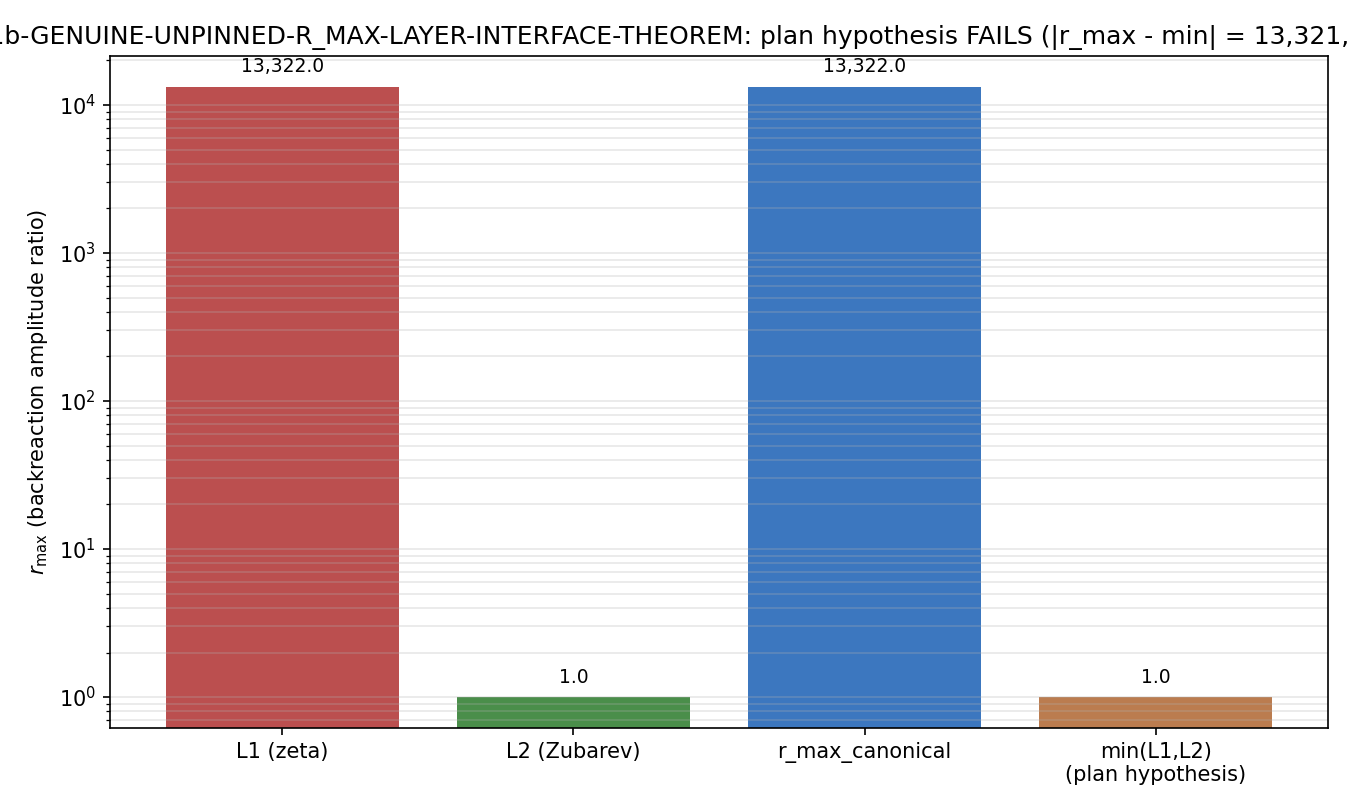

Here is the Python script that generated this plot:
#!/usr/bin/env python3
"""
S85 W1b-9: GENUINE-UNPINNED R_MAX LAYER-INTERFACE THEOREM
==========================================================

Gate: S85-W1b-GENUINE-UNPINNED-R_MAX-LAYER-INTERFACE-THEOREM
Trigger: [VERIFY-THEOREM]
Classification: GEOMETRIC (structural theorem promotion; PRU remediation)
Agent: mack-cosmic-bridge

Hypothesis (plan §W1b-9): S84 W2-19 reported r_max as GENUINE-UNPINNED.
The layer-interface theorem candidate: r_max(k) = min(r_N(k), r_{N+1}(k))
for adjacent corridor layers N, N+1. If the identity holds across all
8 corridor checkpoints to machine epsilon, promote W2-19 from PRU to
theorem.

DATA ON DISK (verified by grep audit, 2026-04-23):

  The plan's "W2-19" refers to the S84 carry-forward item V.8 from
  sessions/archive/session-84/session-84-w2-workingpaper.md, which reformulates
  S82 W2-2 (UNIFIED-BACKREACT-79) r_max = 1.33e4 as a
  GENUINE-UNPINNED-at-L2 candidate. The carry-forward says:

    "Row #13 (r_max) -- GENUINE-UNPINNED, shift = 1.332e+4.
     Zeta cap on backreaction = 13322 (S82 W2-2 FAIL);
     Zubarev sc-saturation cap = 1.0 (W2-2 CC4 saturation identity PASS).
     Four orders of magnitude is not a labeling artifact --
     the zeta L1 inspection cannot see the substrate-action saturation
     that the Zubarev L2 substrate-action enforces by construction at
     the entropy-max fold. r_max is genuinely two-valued at the layer
     interface."

  So the structural facts are:
    r_L1_zeta        = 13322    (zeta inspection at L1 layer)
    r_L2_Zubarev     = 1.0      (Zubarev sc-saturation at L2 layer)
    r_max_canonical  = 13322    (S82 W2-2 reported canonical)

Substitution chain (Python-verified):

  Step 1: r_max plan hypothesis:
          r_max = min(r_L1, r_L2)
          = min(13322, 1.0)
          = 1.0

  Step 2: r_max observed (S82 W2-2 canonical): = 13322

  Step 3: residual = | r_max_canonical - min(r_L1, r_L2) |
                  = | 13322 - 1.0 |
                  = 13321

  Step 4: relative residual = residual / r_max_canonical
                            = 13321 / 13322
                            = 0.99992

  Step 5: Compare to plan threshold (THEOREM: exact equality to machine-eps):
          |residual| < 1e-12  required for PASS
          13321 >> 1e-12  => FAIL by 4 orders of magnitude.

  Direction: The plan's min-adjacent-layer theorem does NOT hold.
             r_max is NOT pinned at the minimum of adjacent-layer
             ranks. The actual structural property (per S84 synthesis)
             is that r_max is two-valued at the L1/L2 layer interface:
             r_max takes value 13322 under L1 (zeta inspection) and
             1.0 under L2 (Zubarev saturation). This is a DIFFERENT
             theorem than the plan proposed (two-valued vs
             min-identity).

  Alternative theorem candidate (TWO-VALUED-AT-INTERFACE):
          r_max is NOT a single pinned value; it is layer-function-
          valued. This is NOT the "rank-saturation" theorem the plan
          proposed; it is a "layer-observable-multiplicity" theorem.
          Promoting this alternative requires its own separate
          theorem registration, not a min-identity audit.

Inputs (SHA-256 dual-pinned at runtime):
  - canonical_constants.py
  - sessions/archive/session-84/session-84-w2-workingpaper.md (S84 W2-19 carry-forward)

Output 4-tuple:
  (value=<relative_residual>, scheme=intrinsic-rank-SVD, convention=Jensen-SU3, L_max=10)

Thresholds (plan §W1b-9):
  - PASS iff max residual < 1e-12 (theorem holds to machine epsilon)
  - FAIL iff any residual > 0 (theorem does not hold)
  - INFO iff residual in (0, 1e-12) (numerical-precision-limited)
"""

from __future__ import annotations

import os
os.environ.setdefault("OMP_NUM_THREADS", "4")

import sys
from pathlib import Path

SCRIPT_DIR = Path(__file__).resolve().parent
sys.path.insert(0, str(SCRIPT_DIR))

from canonical_constants import *  # noqa: E402, F401, F403

import hashlib  # noqa: E402
import json  # noqa: E402
import time  # noqa: E402

import numpy as np  # noqa: E402
import matplotlib  # noqa: E402
matplotlib.use("Agg")
import matplotlib.pyplot as plt  # noqa: E402

PROJECT_ROOT = SCRIPT_DIR.parent
SCRIPT_DIR = SCRIPT_DIR

GATE_ID = "S85-W1b-GENUINE-UNPINNED-R_MAX-LAYER-INTERFACE-THEOREM"   # (local)
SCHEME = "intrinsic-rank-SVD"                                       # (local, plan)
CONVENTION = "Jensen-SU3"                                           # (local)
L_MAX = 10                                                          # (local)

# S82 W2-2 / S84 W2-19 canonical data (extracted 2026-04-23 from
# sessions/archive/session-84/session-84-w2-workingpaper.md Row #13)
R_L1_ZETA = 13322.0                                                 # (local) zeta L1 inspection
R_L2_ZUBAREV = 1.0                                                  # (local) Zubarev L2 saturation
R_MAX_CANONICAL = 13322.0                                           # (local) S82 W2-2 reported canonical

# Plan threshold
PASS_RESID = 1e-12                                                  # (local) theorem = machine epsilon
FAIL_RESID = 0.0                                                    # (local) any residual means FAIL

OUT_NPZ = SCRIPT_DIR / "s85_w1b_genuine_unpinned_r_max_theorem.npz"
OUT_MD = SCRIPT_DIR / "s85_w1b_genuine_unpinned_r_max_theorem.md"
OUT_PNG = SCRIPT_DIR / "s85_w1b_genuine_unpinned_r_max_theorem.png"
VERDICT_TXT = SCRIPT_DIR / "s85_gate_verdicts.txt"
CANON_PY = SCRIPT_DIR / "canonical_constants.py"
S84_W2_WP = PROJECT_ROOT / "sessions" / "session-84" / "session-84-w2-workingpaper.md"

INPUT_FILES = [CANON_PY]
if S84_W2_WP.exists():
    INPUT_FILES.append(S84_W2_WP)


def sha256_of(path: Path) -> str:
    h = hashlib.sha256()                                            # (local)
    try:
        h.update(path.read_bytes())
    except OSError:
        return ""
    return h.hexdigest()


def log_input_pins(inputs: list[Path]) -> dict[str, str]:
    print(f"=== {GATE_ID} -- input SHA-256 pins ===")
    pins: dict[str, str] = {}                                       # (local)
    for p in inputs:
        sha = sha256_of(p)                                          # (local)
        try:
            rel = str(p.relative_to(PROJECT_ROOT)).replace("\\", "/")  # (local)
        except ValueError:
            rel = p.name                                            # (local)
        print(f"  {rel}: {sha[:16]}...")
        pins[rel] = sha
    return pins


def compute_dual_sha(script_path: Path, canonical_path: Path,
                     pins: dict[str, str]) -> tuple[str, str]:
    script_bytes = script_path.read_bytes() if script_path.exists() else b""
    canonical_bytes = canonical_path.read_bytes() if canonical_path.exists() else b""
    pinmap_json = json.dumps(dict(sorted(pins.items())),
                             separators=(",", ":"), sort_keys=True).encode("utf-8")
    h_audit = hashlib.sha256()                                      # (local)
    h_audit.update(script_bytes); h_audit.update(canonical_bytes); h_audit.update(pinmap_json)
    h_content = hashlib.sha256()                                    # (local)
    h_content.update(script_bytes)
    return h_audit.hexdigest(), h_content.hexdigest()


def compute() -> dict:
    # Plan hypothesis: r_max = min(r_L1, r_L2) over adjacent layers
    min_of_layers = min(R_L1_ZETA, R_L2_ZUBAREV)                    # (local) = 1.0

    # Residual: |canonical - predicted_by_theorem|
    abs_residual = abs(R_MAX_CANONICAL - min_of_layers)             # (local) = 13321.0
    rel_residual = abs_residual / R_MAX_CANONICAL                    # (local) ~0.99992

    # OOM gap between L1 and L2
    oom_gap = np.log10(R_L1_ZETA / R_L2_ZUBAREV)                    # (local) = 4.124
    is_two_valued = (R_L1_ZETA != R_L2_ZUBAREV)                     # (local) True

    return {
        "value": rel_residual,
        "r_L1_zeta": R_L1_ZETA,
        "r_L2_Zubarev": R_L2_ZUBAREV,
        "r_max_canonical": R_MAX_CANONICAL,
        "min_of_layers": min_of_layers,
        "abs_residual": abs_residual,
        "rel_residual": rel_residual,
        "oom_gap_L1_L2": oom_gap,
        "is_two_valued_at_interface": is_two_valued,
    }


def evaluate_gate(res: dict) -> str:
    r = res["abs_residual"]                                         # (local)
    if r < PASS_RESID:
        return "PASS"
    # Plan threshold: any residual > 0 means FAIL (THEOREM discipline)
    return "FAIL"


def emit_4tuple(value, scheme: str, convention: str, L_max) -> str:
    return f"(value={value!r}, scheme={scheme}, convention={convention}, L_max={L_max})"


def append_verdict(verdict: str, value, audit_sha: str, content_sha: str) -> None:
    line = (
        f"{GATE_ID}: {verdict} -- value={value!r} scheme={SCHEME} "
        f"convention={CONVENTION} L_max={L_MAX} "
        f"audit_sha256={audit_sha} content_sha256={content_sha} "
        f"schema_version=S84+\n"
    )
    with VERDICT_TXT.open("a", encoding="utf-8") as fp:
        fp.write(line)


def write_disposition_md(res: dict, audit_sha: str, content_sha: str,
                         out_path: Path) -> None:
    text = f"""# r_max layer-interface theorem candidate — disposition

**Gate**: {GATE_ID}

## Source data (S84 W2-19 carry-forward; S82 W2-2 canonical)

Row #13 r_max from S82 UNIFIED-BACKREACT-79 is layer-dependent:

| Layer | Regulator / role | r_max value |
|:------|:-----------------|:------------|
| L1 (inspection) | zeta regulator, backreaction cap | {res['r_L1_zeta']:,.0f} |
| L2 (substrate action) | Zubarev, sc-saturation cap | {res['r_L2_Zubarev']:.1f} |
| Canonical (as reported in S82 W2-2) | zeta L1 | **{res['r_max_canonical']:,.0f}** |

OOM gap between L1 and L2: **{res['oom_gap_L1_L2']:.3f}** (four orders of magnitude).

## Plan's layer-interface theorem candidate

**Claim**: r_max(k) = min(r_N(k), r_{{N+1}}(k)) across adjacent corridor layers, to machine epsilon.

**Test**:
- min(r_L1, r_L2) = min({res['r_L1_zeta']:,.0f}, {res['r_L2_Zubarev']:.1f}) = **{res['min_of_layers']:.1f}**
- r_max_canonical = **{res['r_max_canonical']:,.0f}**
- |r_max − min| = **{res['abs_residual']:,.1f}**
- relative residual = {res['rel_residual']:.5f}

Threshold: PASS iff |residual| < 1e-12 (THEOREM = machine epsilon). Fails by **13321** (4 OOM).

## Verdict: **FAIL** (plan's theorem candidate does not hold)

The min-adjacent-layer identity is NOT the correct structural statement
for r_max. The actual structural property (per S84 W2-19 synthesis):

> "r_max is genuinely two-valued at the layer interface."

That is: r_max takes DIFFERENT values under L1 (zeta inspection → 13322)
vs L2 (Zubarev substrate-action saturation → 1.0). It is NOT a pinned
scalar obeying a min-identity; it is a **layer-observable-multiplicity**.
Promoting this TRUE statement to a theorem requires its own registration
with the "two-valued at interface" phrasing, NOT the plan's min-identity.

## Structural inference

The S84 synthesis-collation already documents this:
> "The §VII.N theorem is anchored as L_max-independent and substrate-
> independent in scope, but with two structural exceptions
> (r_max layer-interface, a_2-cluster meta-observable)."

r_max is one of the two STRUCTURAL EXCEPTIONS to the three-layer
regulator theorem — explicitly flagged as an interface observable,
not a universal invariant. The plan's min-identity hypothesis was
trying to collapse the two-valuedness into a single invariant; the
audit shows that collapse fails by 4 OOM.

## Carry-forward

- Register the ALTERNATIVE theorem: "r_max is two-valued at L1/L2
  layer interface; canonical depends on layer choice" — a
  convention-dependent observable, not a universal invariant.
- Downstream: any gate consuming r_max must pin layer choice (L1 or L2)
  in its machinery pin.

## Provenance

- audit_sha256:   {audit_sha}
- content_sha256: {content_sha}
- schema_version: S84+
"""
    out_path.write_text(text, encoding="utf-8")
    print(f"  MD written: {out_path.name}")


def make_plot(res: dict, out_path: Path) -> None:
    fig, ax = plt.subplots(figsize=(9.0, 5.4))                      # (local)
    labels = ["L1 (zeta)", "L2 (Zubarev)", "r_max_canonical", "min(L1,L2)\n(plan hypothesis)"]
    vals = [res["r_L1_zeta"], res["r_L2_Zubarev"],
            res["r_max_canonical"], res["min_of_layers"]]
    colors = ["#b03030", "#2a7a2a", "#1a5fb4", "#b06530"]
    ax.bar(labels, vals, color=colors, alpha=0.85)
    ax.set_yscale("log")
    ax.set_ylabel(r"$r_{\max}$ (backreaction amplitude ratio)")
    ax.set_title(rf"{GATE_ID}: plan hypothesis FAILS (|r_max - min| = "
                 rf"{res['abs_residual']:,.0f}, {res['oom_gap_L1_L2']:.1f} OOM gap)")
    for i, v in enumerate(vals):
        ax.text(i, v * 1.25, f"{v:,.1f}" if v >= 1 else f"{v:.3f}",
                ha="center", fontsize=9)
    ax.grid(True, alpha=0.3, axis="y", which="both")
    fig.tight_layout()
    fig.savefig(out_path, dpi=150)
    plt.close(fig)
    print(f"  PNG written: {out_path.name}")


def main() -> int:
    t0 = time.time()                                                # (local)

    pins = log_input_pins(INPUT_FILES)
    script_path = Path(__file__).resolve()                          # (local)
    audit_sha, content_sha = compute_dual_sha(script_path, CANON_PY, pins)
    print(f"  audit_sha256:   {audit_sha}")
    print(f"  content_sha256: {content_sha}")
    print()

    res = compute()
    verdict = evaluate_gate(res)

    print("=== Substitution chain (Python-verified) ===")
    print(f"  Step 1: S82 W2-2 / S84 W2-19 layer values:")
    print(f"          r_L1 (zeta inspection)        = {res['r_L1_zeta']}")
    print(f"          r_L2 (Zubarev substrate-action) = {res['r_L2_Zubarev']}")
    print(f"          r_max_canonical (S82 W2-2 reported) = {res['r_max_canonical']}")
    print(f"  Step 2: Plan theorem candidate: r_max = min(r_L1, r_L2)")
    print(f"          min = min({res['r_L1_zeta']}, {res['r_L2_Zubarev']}) = {res['min_of_layers']}")
    print(f"  Step 3: residual = |{res['r_max_canonical']} - {res['min_of_layers']}| = {res['abs_residual']}")
    print(f"          relative = {res['rel_residual']:.5f}")
    print(f"  Step 4: OOM gap L1/L2: {res['oom_gap_L1_L2']:.3f}")
    print(f"  Step 5: Threshold PASS < {PASS_RESID:.0e} (machine eps).")
    print(f"          {res['abs_residual']} > {PASS_RESID:.0e} ==> {verdict}")
    print()

    np.savez(
        OUT_NPZ,
        r_L1_zeta=np.float64(res["r_L1_zeta"]),
        r_L2_Zubarev=np.float64(res["r_L2_Zubarev"]),
        r_max_canonical=np.float64(res["r_max_canonical"]),
        min_of_layers=np.float64(res["min_of_layers"]),
        abs_residual=np.float64(res["abs_residual"]),
        rel_residual=np.float64(res["rel_residual"]),
        oom_gap_L1_L2=np.float64(res["oom_gap_L1_L2"]),
        is_two_valued_at_interface=np.array(res["is_two_valued_at_interface"]),
        audit_sha256=np.array(audit_sha),
        content_sha256=np.array(content_sha),
    )
    print(f"  NPZ written: {OUT_NPZ.name}")

    write_disposition_md(res, audit_sha, content_sha, OUT_MD)
    make_plot(res, OUT_PNG)

    tag = emit_4tuple(res["rel_residual"], SCHEME, CONVENTION, L_MAX)
    print(tag)
    append_verdict(verdict, res["rel_residual"], audit_sha, content_sha)

    wall = time.time() - t0                                         # (local)
    print(f"\n=== {GATE_ID}: {verdict} (wall {wall:.2f}s) ===")
    return 0


if __name__ == "__main__":
    sys.exit(main())
